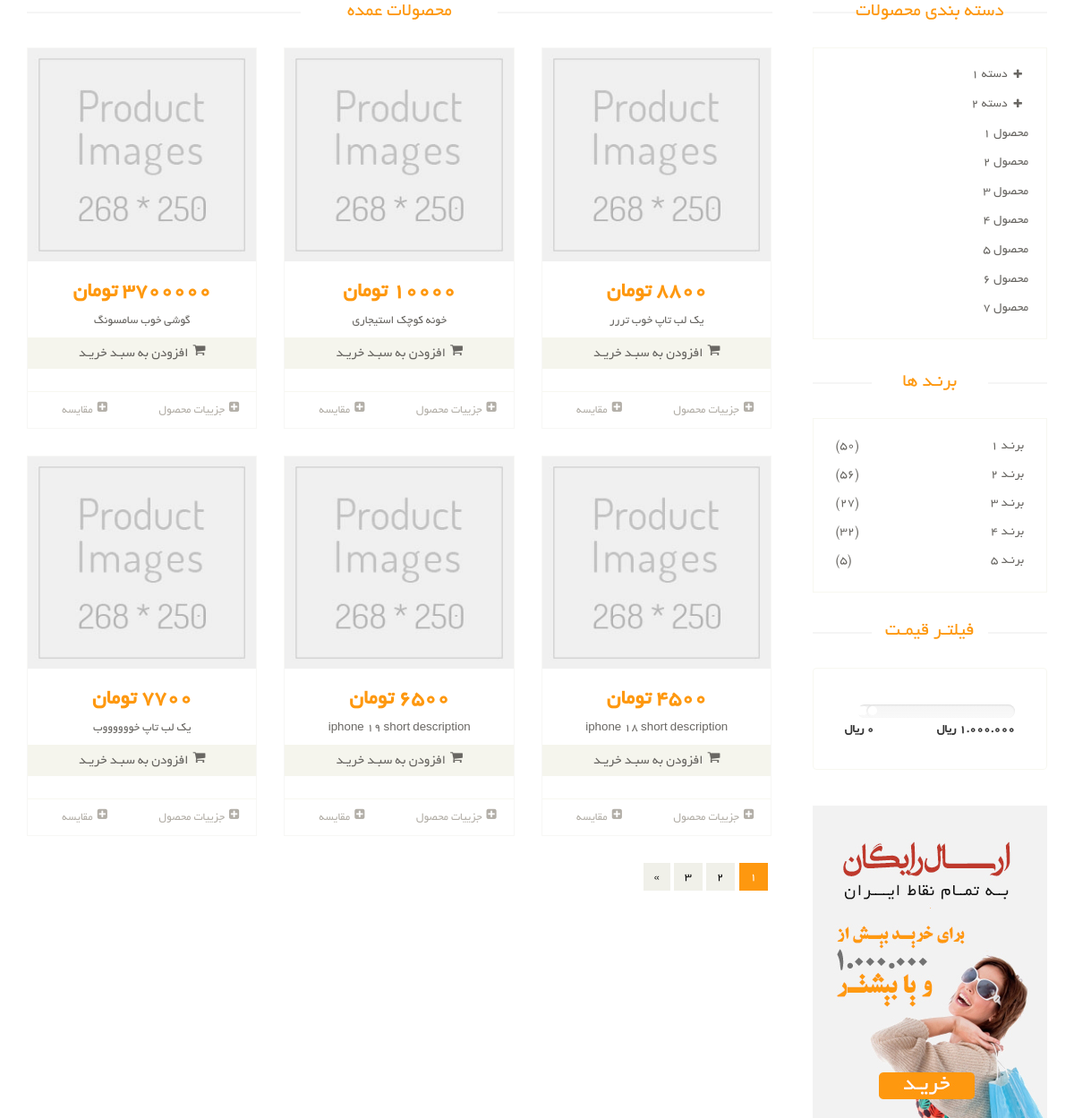
The page /eshop/ on the database as committed earlier.
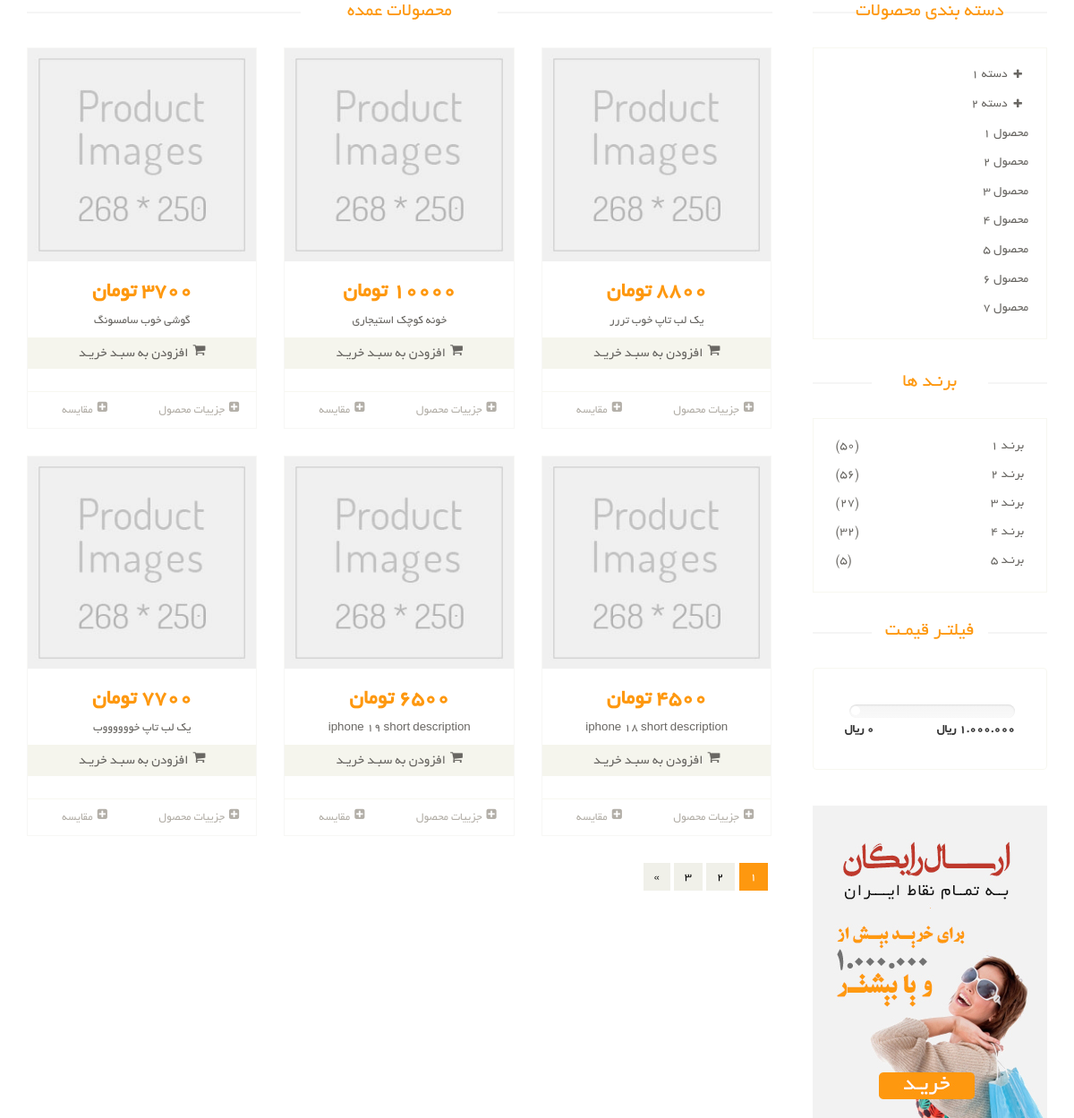
The same page on the database as committed later.
### eshop/models.py (models this page shows, shortened)
class Product(models.Model):
    name = models.CharField(max_length=200, verbose_name="نام محصول", unique=True)
    price = models.IntegerField(verbose_name="قیمت")
    short_description = models.CharField(max_length=300, null=True, blank=True, verbose_name='توضیحات کوتاه')
    description = models.TextField(null=True, blank=True, verbose_name='توضیحات مفصل')
    categories = models.ManyToManyField(ProductCategory, verbose_name='دسته بندی ها', related_name='categories')
    brand = models.ForeignKey(ProductBrand,on_delete=models.CASCADE, verbose_name='برند', null=True, blank=True)
    hashtags = models.ManyToManyField(HashtagP, verbose_name='هشتگ ها', related_name='hashtags')
    slug = models.SlugField(default='', null=False, verbose_name='url محصول', max_length=200, unique=True)
    is_active = models.BooleanField(default=False, verbose_name='فعال/غیرفعال')
    is_delete = models.BooleanField(default=False, verbose_name='حذف شده/نشده')
    class Meta:
        verbose_name = 'محصول'
        verbose_name_plural = 'محصولات'

### eshop/views.py (the view)
# urls.py: path('', views.product_list, name='product_list'),
def product_list(request):
    products = Product.objects.all().order_by('-id')[:6]
    return render(request, 'eshop/product_list.html', {
        'products': products,
    })

### eshop/templates/eshop/product_list.html (shortened to what this page needs)
{% extends 'shared/base_layout.html' %}
{% load static %}
{% block content %}
<section>
		<div class="container">
			<div class="row">
				<div class="col-sm-9 padding-right">
					<div class="features_items">
						<h2 class="title text-center">محصولات عمده</h2>
                        {% for product in products %}
                            {% include 'partials/product_item_partial.html' with product=product %}
                        {% endfor %}
                        <div class="clearfix"></div>
						<ul class="pagination">
							<li class="active"><a href="">1</a></li>
							<li><a href="">2</a></li>
							<li><a href="">3</a></li>
							<li><a href="">»</a></li>
						</ul>
					</div>
				</div>
				<div class="col-sm-3">
					<div class="left-sidebar">
						<h2>دسته بندی محصولات</h2>
						<div class="panel-group category-products" id="accordian">
							<div class="panel panel-default">
								<div class="panel-heading">
									<h4 class="panel-title">
										<a data-toggle="collapse" data-parent="#accordian" href="#sportswear">
											<span class="badge pull-right"><i class="fa fa-plus"></i></span>
											دسته 1
										</a>
									</h4>
								</div>
							</div>
							<div class="panel panel-default">
								<div class="panel-heading">
									<h4 class="panel-title">
										<a data-toggle="collapse" data-parent="#accordian" href="#mens">
											<span class="badge pull-right"><i class="fa fa-plus"></i></span>
											دسته 2
										</a>
									</h4>
								</div>
							</div>
							<div class="panel panel-default">
								<div class="panel-heading">
									<h4 class="panel-title"><a href="#">محصول 1</a></h4>
								</div>
							</div>
							<div class="panel panel-default">
								<div class="panel-heading">
									<h4 class="panel-title"><a href="#">محصول 2</a></h4>
								</div>
							</div>
							<div class="panel panel-default">
								<div class="panel-heading">
									<h4 class="panel-title"><a href="#">محصول 3</a></h4>
								</div>
							</div>
							<div class="panel panel-default">
								<div class="panel-heading">
									<h4 class="panel-title"><a href="#">محصول 4</a></h4>
								</div>
							</div>
							<div class="panel panel-default">
								<div class="panel-heading">
									<h4 class="panel-title"><a href="#">محصول 5</a></h4>
								</div>
							</div>
							<div class="panel panel-default">
								<div class="panel-heading">
									<h4 class="panel-title"><a href="#">محصول 6</a></h4>
								</div>
							</div>
							<div class="panel panel-default">
								<div class="panel-heading">
									<h4 class="panel-title"><a href="#">محصول 7</a></h4>
								</div>
							</div>
						</div>
						<div class="brands_products">
							<h2>برنـد ها</h2>
							<div class="brands-name">
								<ul class="nav nav-pills nav-stacked">
									<li><a href=""> <span class="pull-left">(50)</span>برنـد 1</a></li>
									<li><a href=""> <span class="pull-left">(56)</span>برنـد 2</a></li>
									<li><a href=""> <span class="pull-left">(27)</span>برنـد 3</a></li>
									<li><a href=""> <span class="pull-left">(32)</span>برنـد 4</a></li>
									<li><a href=""> <span class="pull-left">(5)</span>برنـد 5</a></li>
								</ul>
							</div>
						</div>
						<div class="price-range">
							<h2>فیلتـر قیمـت</h2>
							<div class="well">
								 <div class="slider slider-horizontal" style="width: 176px;"><div class="slider-track"><div class="slider-handle round" style="left: 0.045%;"></div></div></div><br>
								 <b>1.000.000 ريال</b> <b class="pull-left">0 ريال</b>
							</div>
						</div>
						<div class="shipping text-center">
							<img src="/static/images/home/shipping.jpg" alt="">
						</div>
					</div>
				</div>
			</div>
		</div>
	</section>
{% endblock %}

### eshop/templates/partials/product_item_partial.html (shortened to what this page needs)
<div class="col-sm-4">
    <div class="product-image-wrapper">
        <div class="single-products">
            <div class="productinfo text-center">
                <img src="/static/images/shop/product.jpg" alt="">
                <h2>{{ product.price }} تومان</h2>
                <p>{{ product.short_description }}</p>
                <a href="#" class="btn btn-default add-to-cart"><i class="fa fa-shopping-cart"></i>افزودن به سبـد خریـد</a>
            </div>
            <div class="product-overlay">
                <div class="overlay-content">
                </div>
            </div>
        </div>
        <div class="choose">
            <ul class="nav nav-pills nav-justified">
                <li><a href="{% url 'product_detail' slug=product.slug %}"><i class="fa fa-plus-square"></i>جزییات محصول</a>
                </li>
                <li><a href=""><i class="fa fa-plus-square"></i>مقایسه</a></li>
            </ul>
        </div>
    </div>
</div>

Rows that differ between the two databases and show on the page:
changed Product "گوشی خوب سامسونگ": price "3700000" → "3700"
